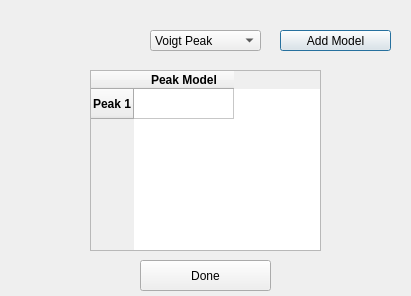
<?xml version="1.0" encoding="UTF-8"?>
<ui version="4.0">
 <class>Dialog</class>
 <widget class="QDialog" name="Dialog">
  <property name="geometry">
   <rect>
    <x>0</x>
    <y>0</y>
    <width>411</width>
    <height>296</height>
   </rect>
  </property>
  <property name="windowTitle">
   <string>Dialog</string>
  </property>
  <widget class="QComboBox" name="comboBox_Model">
   <property name="geometry">
    <rect>
     <x>150</x>
     <y>30</y>
     <width>111</width>
     <height>21</height>
    </rect>
   </property>
   <item>
    <property name="text">
     <string>Voigt Peak</string>
    </property>
   </item>
   <item>
    <property name="text">
     <string>Lorentzian Peak</string>
    </property>
   </item>
   <item>
    <property name="text">
     <string>Doniach-Sunjic Peak</string>
    </property>
   </item>
   <item>
    <property name="text">
     <string>Convolved Doniach-Sunjic and Guassian</string>
    </property>
   </item>
  </widget>
  <widget class="QTableWidget" name="tableWidget_Model">
   <property name="geometry">
    <rect>
     <x>90</x>
     <y>70</y>
     <width>231</width>
     <height>181</height>
    </rect>
   </property>
   <property name="font">
    <font>
     <weight>75</weight>
     <bold>true</bold>
    </font>
   </property>
   <row>
    <property name="text">
     <string>Peak 1</string>
    </property>
   </row>
   <column>
    <property name="text">
     <string>Peak Model</string>
    </property>
   </column>
  </widget>
  <widget class="QPushButton" name="button_AddModel">
   <property name="geometry">
    <rect>
     <x>280</x>
     <y>30</y>
     <width>111</width>
     <height>21</height>
    </rect>
   </property>
   <property name="text">
    <string>Add Model</string>
   </property>
  </widget>
  <widget class="QPushButton" name="button_Done">
   <property name="geometry">
    <rect>
     <x>140</x>
     <y>260</y>
     <width>131</width>
     <height>31</height>
    </rect>
   </property>
   <property name="text">
    <string>Done</string>
   </property>
  </widget>
 </widget>
 <resources/>
 <connections/>
</ui>
